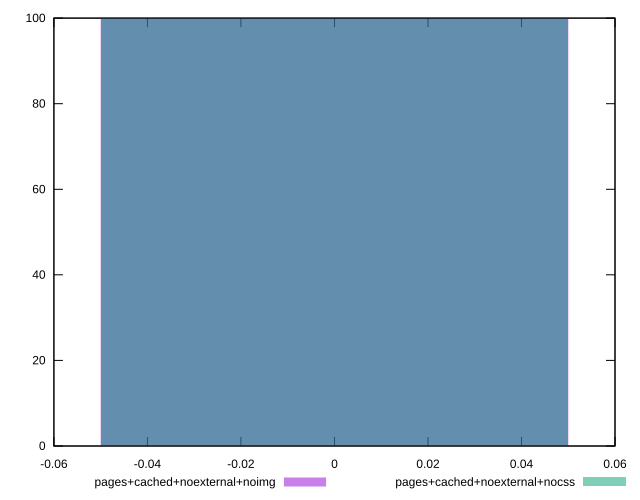

This figure's gnuplot source:
reset
set terminal svg size 640, 500
set output "reprap/offscreen-images/comparison/histogram/8_vs_9.svg"

$pagesCachedNoexternalNoimg <<EOF
0 100
EOF

$pagesCachedNoexternalNocss <<EOF
0 100
EOF

set key outside below
set boxwidth 0.1
set yrange [0:100]
set style fill transparent solid 0.5 noborder

plot \
  $pagesCachedNoexternalNoimg title "pages+cached+noexternal+noimg" with boxes, \
  $pagesCachedNoexternalNocss title "pages+cached+noexternal+nocss" with boxes, \


reset
